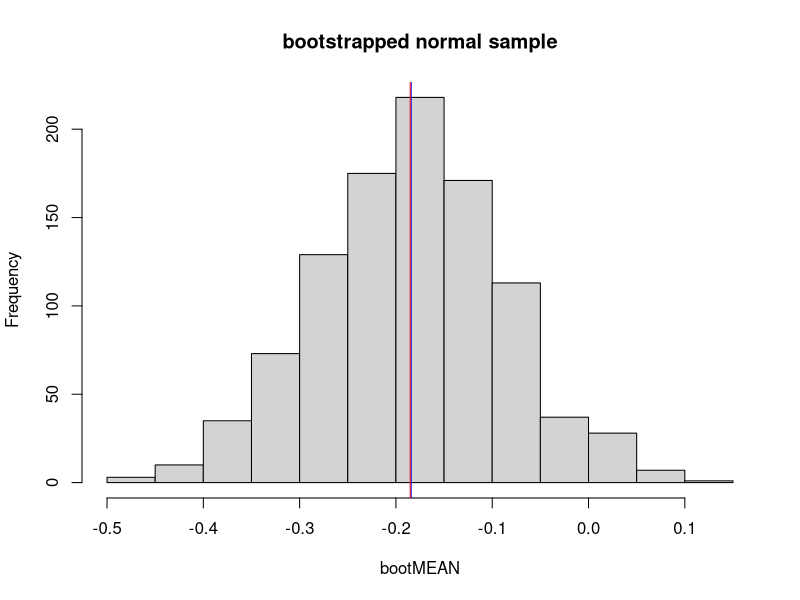
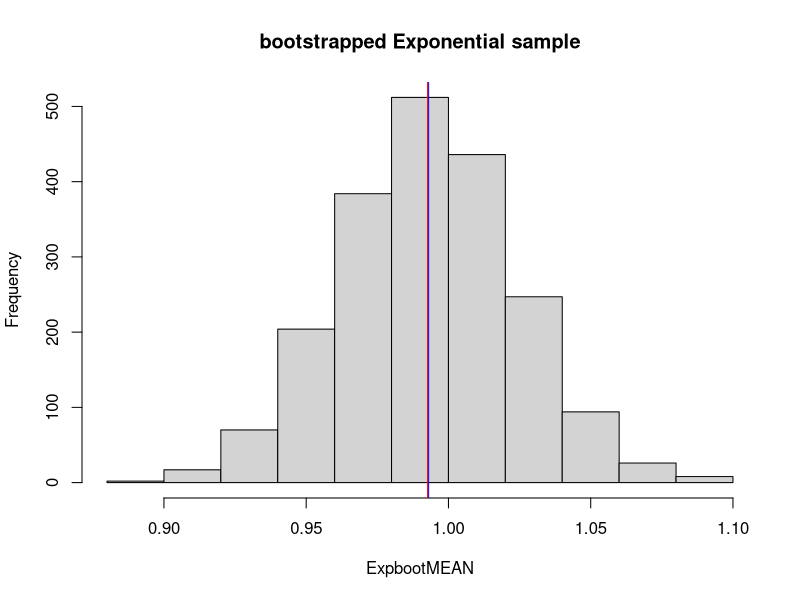

The R script that drew these images, in order:
## ---- chunk 1
knitr::opts_chunk$set(echo = TRUE)
## ---- chunk 2
#####################################################################
## fNDist WILL RETURN BOOTSTRAP SAMPLES USING NORMAL DISTRIBUTION
## Arguments: 
## N - The number of observations
## repeatz - The number of times to sample the observations
## Returns:
## This function returns a vector where the first index is the mean of the observations and the remaining
##      indicies are the means of the samples chosen.
#####################################################################
fNDist<-function(N, repeatz){
  
        smple <- rnorm(N, mean=0, sd=1)
        smpleSD<-sd(smple)
        smpleMEAN<-mean(smple)

        bmeans<-numeric(repeatz)
        
        for (i in 1:repeatz){
          bsmple<-sample(smple,length(smple),replace = TRUE)
          bmeans[i]<-mean(bsmple)
        }
  
  return (c(smpleMEAN,bmeans))
}

#####################################################################
## COLLECT NORMAL DISTRIBUTION OBSERVATIONS AND SAMPLES DATA
#####################################################################
NormDist<-fNDist(100,1000)
sampleMEAN<-NormDist[1]
bootMEAN<-NormDist[-1]
summary(bootMEAN)

#####################################################################
## fEDist WILL RETURN BOOTSTRAP SAMPLES USING NORMAL DISTRIBUTION
## Arguments: 
## N - The number of observations
## repeatz - The number of times to sample the observations
## Returns:
## This function returns a vector where the first index is the mean of the observations and the remaining
##      indicies are the means of the samples chosen.
#####################################################################
fEDist<-function(N, repeatz){
  
        Esmple <- rexp(N)
        EmpleSD<-sd(Esmple)
        EsmpleMEAN<-mean(Esmple)

        Ebmeans<-numeric(repeatz)
        
        for (i in 1:repeatz){
          Ebsmple<-sample(Esmple,length(Esmple),replace = TRUE)
          Ebmeans[i]<-mean(Ebsmple)
        }
  
  return (c(EsmpleMEAN,Ebmeans))
}

#####################################################################
## COLLECT EXPONENTIAL DISTRIBUTION OBSERVATIONS AND SAMPLES DATA
#####################################################################
ExpDist<-fEDist(1000,2000)
ExpsampleMEAN<-ExpDist[1]
ExpbootMEAN<-ExpDist[-1]
summary(ExpbootMEAN)

## ---- chunk 3
hist(bootMEAN,main = "bootstrapped normal sample")
abline(v=sampleMEAN, col="blue")
abline(v=mean(bootMEAN), col="red")


hist(ExpbootMEAN,main = "bootstrapped Exponential sample")
abline(v=ExpsampleMEAN, col="blue")
abline(v=mean(ExpbootMEAN), col="red")


